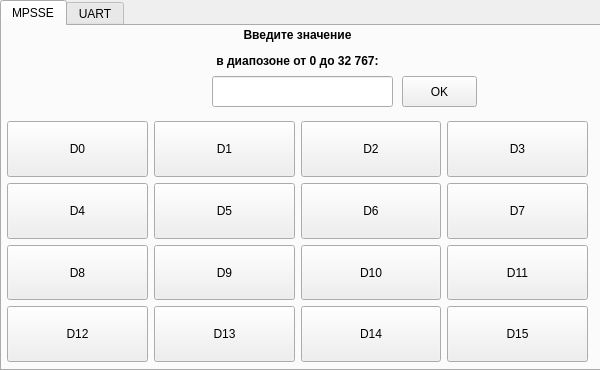
<?xml version="1.0" encoding="UTF-8"?>
<ui version="4.0">
 <class>MainWindow</class>
 <widget class="QMainWindow" name="MainWindow">
  <property name="geometry">
   <rect>
    <x>0</x>
    <y>0</y>
    <width>600</width>
    <height>370</height>
   </rect>
  </property>
  <property name="sizePolicy">
   <sizepolicy hsizetype="Preferred" vsizetype="Preferred">
    <horstretch>0</horstretch>
    <verstretch>0</verstretch>
   </sizepolicy>
  </property>
  <property name="minimumSize">
   <size>
    <width>600</width>
    <height>370</height>
   </size>
  </property>
  <property name="maximumSize">
   <size>
    <width>600</width>
    <height>370</height>
   </size>
  </property>
  <property name="windowTitle">
   <string>MainWindow</string>
  </property>
  <property name="animated">
   <bool>true</bool>
  </property>
  <widget class="QWidget" name="centralwidget">
   <widget class="QTabWidget" name="tabWidget">
    <property name="geometry">
     <rect>
      <x>0</x>
      <y>0</y>
      <width>601</width>
      <height>371</height>
     </rect>
    </property>
    <property name="focusPolicy">
     <enum>Qt::NoFocus</enum>
    </property>
    <property name="currentIndex">
     <number>0</number>
    </property>
    <widget class="QWidget" name="tab1">
     <property name="enabled">
      <bool>true</bool>
     </property>
     <property name="focusPolicy">
      <enum>Qt::NoFocus</enum>
     </property>
     <attribute name="title">
      <string>MPSSE</string>
     </attribute>
     <widget class="QLineEdit" name="lineEdit">
      <property name="geometry">
       <rect>
        <x>210</x>
        <y>50</y>
        <width>181</width>
        <height>31</height>
       </rect>
      </property>
     </widget>
     <widget class="QLabel" name="EnterLabel">
      <property name="geometry">
       <rect>
        <x>200</x>
        <y>0</y>
        <width>191</width>
        <height>45</height>
       </rect>
      </property>
      <property name="font">
       <font>
        <weight>75</weight>
        <bold>true</bold>
       </font>
      </property>
      <property name="text">
       <string>&lt;html&gt;&lt;head/&gt;&lt;body&gt;&lt;p align=&quot;center&quot;&gt;Введите значение&lt;/p&gt;&lt;p align=&quot;center&quot;&gt;в диапозоне от 0 до 32 767:&lt;/p&gt;&lt;/body&gt;&lt;/html&gt;</string>
      </property>
     </widget>
     <widget class="QWidget" name="gridLayoutWidget">
      <property name="geometry">
       <rect>
        <x>0</x>
        <y>90</y>
        <width>591</width>
        <height>251</height>
       </rect>
      </property>
      <layout class="QGridLayout" name="gridLayout">
       <property name="leftMargin">
        <number>5</number>
       </property>
       <property name="topMargin">
        <number>5</number>
       </property>
       <property name="rightMargin">
        <number>5</number>
       </property>
       <property name="bottomMargin">
        <number>5</number>
       </property>
       <item row="2" column="0">
        <widget class="QPushButton" name="D08PushButton">
         <property name="sizePolicy">
          <sizepolicy hsizetype="Minimum" vsizetype="Expanding">
           <horstretch>0</horstretch>
           <verstretch>0</verstretch>
          </sizepolicy>
         </property>
         <property name="text">
          <string>D8</string>
         </property>
         <property name="icon">
          <iconset>
           <normaloff>:/LightBulbIcon/LightBulbIcon.svg</normaloff>:/LightBulbIcon/LightBulbIcon.svg</iconset>
         </property>
         <property name="iconSize">
          <size>
           <width>25</width>
           <height>25</height>
          </size>
         </property>
         <property name="checkable">
          <bool>true</bool>
         </property>
        </widget>
       </item>
       <item row="0" column="0">
        <widget class="QPushButton" name="D00PushButton">
         <property name="sizePolicy">
          <sizepolicy hsizetype="Minimum" vsizetype="Expanding">
           <horstretch>0</horstretch>
           <verstretch>0</verstretch>
          </sizepolicy>
         </property>
         <property name="text">
          <string>D0</string>
         </property>
         <property name="icon">
          <iconset>
           <normaloff>:/LightBulbIcon/LightBulbIcon.svg</normaloff>:/LightBulbIcon/LightBulbIcon.svg</iconset>
         </property>
         <property name="iconSize">
          <size>
           <width>25</width>
           <height>25</height>
          </size>
         </property>
         <property name="checkable">
          <bool>true</bool>
         </property>
        </widget>
       </item>
       <item row="0" column="3">
        <widget class="QPushButton" name="D03PushButton">
         <property name="sizePolicy">
          <sizepolicy hsizetype="Minimum" vsizetype="Expanding">
           <horstretch>0</horstretch>
           <verstretch>0</verstretch>
          </sizepolicy>
         </property>
         <property name="text">
          <string>D3</string>
         </property>
         <property name="icon">
          <iconset>
           <normaloff>:/LightBulbIcon/LightBulbIcon.svg</normaloff>:/LightBulbIcon/LightBulbIcon.svg</iconset>
         </property>
         <property name="iconSize">
          <size>
           <width>25</width>
           <height>25</height>
          </size>
         </property>
         <property name="checkable">
          <bool>true</bool>
         </property>
        </widget>
       </item>
       <item row="1" column="0">
        <widget class="QPushButton" name="D04PushButton">
         <property name="sizePolicy">
          <sizepolicy hsizetype="Minimum" vsizetype="Expanding">
           <horstretch>0</horstretch>
           <verstretch>0</verstretch>
          </sizepolicy>
         </property>
         <property name="text">
          <string>D4</string>
         </property>
         <property name="icon">
          <iconset>
           <normaloff>:/LightBulbIcon/LightBulbIcon.svg</normaloff>:/LightBulbIcon/LightBulbIcon.svg</iconset>
         </property>
         <property name="iconSize">
          <size>
           <width>25</width>
           <height>25</height>
          </size>
         </property>
         <property name="checkable">
          <bool>true</bool>
         </property>
        </widget>
       </item>
       <item row="1" column="1">
        <widget class="QPushButton" name="D05PushButton">
         <property name="sizePolicy">
          <sizepolicy hsizetype="Minimum" vsizetype="Expanding">
           <horstretch>0</horstretch>
           <verstretch>0</verstretch>
          </sizepolicy>
         </property>
         <property name="text">
          <string>D5</string>
         </property>
         <property name="icon">
          <iconset>
           <normaloff>:/LightBulbIcon/LightBulbIcon.svg</normaloff>:/LightBulbIcon/LightBulbIcon.svg</iconset>
         </property>
         <property name="iconSize">
          <size>
           <width>25</width>
           <height>25</height>
          </size>
         </property>
         <property name="checkable">
          <bool>true</bool>
         </property>
        </widget>
       </item>
       <item row="2" column="1">
        <widget class="QPushButton" name="D09PushButton">
         <property name="sizePolicy">
          <sizepolicy hsizetype="Minimum" vsizetype="Expanding">
           <horstretch>0</horstretch>
           <verstretch>0</verstretch>
          </sizepolicy>
         </property>
         <property name="text">
          <string>D9</string>
         </property>
         <property name="icon">
          <iconset>
           <normaloff>:/LightBulbIcon/LightBulbIcon.svg</normaloff>:/LightBulbIcon/LightBulbIcon.svg</iconset>
         </property>
         <property name="iconSize">
          <size>
           <width>25</width>
           <height>25</height>
          </size>
         </property>
         <property name="checkable">
          <bool>true</bool>
         </property>
        </widget>
       </item>
       <item row="0" column="1">
        <widget class="QPushButton" name="D01PushButton">
         <property name="sizePolicy">
          <sizepolicy hsizetype="Minimum" vsizetype="Expanding">
           <horstretch>0</horstretch>
           <verstretch>0</verstretch>
          </sizepolicy>
         </property>
         <property name="minimumSize">
          <size>
           <width>0</width>
           <height>0</height>
          </size>
         </property>
         <property name="maximumSize">
          <size>
           <width>16777215</width>
           <height>16777215</height>
          </size>
         </property>
         <property name="layoutDirection">
          <enum>Qt::LeftToRight</enum>
         </property>
         <property name="autoFillBackground">
          <bool>false</bool>
         </property>
         <property name="text">
          <string>D1</string>
         </property>
         <property name="icon">
          <iconset>
           <normaloff>:/LightBulbIcon/LightBulbIcon.svg</normaloff>:/LightBulbIcon/LightBulbIcon.svg</iconset>
         </property>
         <property name="iconSize">
          <size>
           <width>25</width>
           <height>25</height>
          </size>
         </property>
         <property name="checkable">
          <bool>true</bool>
         </property>
         <property name="flat">
          <bool>false</bool>
         </property>
        </widget>
       </item>
       <item row="2" column="2">
        <widget class="QPushButton" name="D10PushButton">
         <property name="sizePolicy">
          <sizepolicy hsizetype="Minimum" vsizetype="Expanding">
           <horstretch>0</horstretch>
           <verstretch>0</verstretch>
          </sizepolicy>
         </property>
         <property name="text">
          <string>D10</string>
         </property>
         <property name="icon">
          <iconset>
           <normaloff>:/LightBulbIcon/LightBulbIcon.svg</normaloff>:/LightBulbIcon/LightBulbIcon.svg</iconset>
         </property>
         <property name="iconSize">
          <size>
           <width>25</width>
           <height>25</height>
          </size>
         </property>
         <property name="checkable">
          <bool>true</bool>
         </property>
        </widget>
       </item>
       <item row="2" column="3">
        <widget class="QPushButton" name="D11PushButton">
         <property name="sizePolicy">
          <sizepolicy hsizetype="Minimum" vsizetype="Expanding">
           <horstretch>0</horstretch>
           <verstretch>0</verstretch>
          </sizepolicy>
         </property>
         <property name="text">
          <string>D11</string>
         </property>
         <property name="icon">
          <iconset>
           <normaloff>:/LightBulbIcon/LightBulbIcon.svg</normaloff>:/LightBulbIcon/LightBulbIcon.svg</iconset>
         </property>
         <property name="iconSize">
          <size>
           <width>25</width>
           <height>25</height>
          </size>
         </property>
         <property name="checkable">
          <bool>true</bool>
         </property>
        </widget>
       </item>
       <item row="1" column="3">
        <widget class="QPushButton" name="D07PushButton">
         <property name="sizePolicy">
          <sizepolicy hsizetype="Minimum" vsizetype="Expanding">
           <horstretch>0</horstretch>
           <verstretch>0</verstretch>
          </sizepolicy>
         </property>
         <property name="text">
          <string>D7</string>
         </property>
         <property name="icon">
          <iconset>
           <normaloff>:/LightBulbIcon/LightBulbIcon.svg</normaloff>:/LightBulbIcon/LightBulbIcon.svg</iconset>
         </property>
         <property name="iconSize">
          <size>
           <width>25</width>
           <height>25</height>
          </size>
         </property>
         <property name="checkable">
          <bool>true</bool>
         </property>
        </widget>
       </item>
       <item row="1" column="2">
        <widget class="QPushButton" name="D06PushButton">
         <property name="sizePolicy">
          <sizepolicy hsizetype="Minimum" vsizetype="Expanding">
           <horstretch>0</horstretch>
           <verstretch>0</verstretch>
          </sizepolicy>
         </property>
         <property name="text">
          <string>D6</string>
         </property>
         <property name="icon">
          <iconset>
           <normaloff>:/LightBulbIcon/LightBulbIcon.svg</normaloff>:/LightBulbIcon/LightBulbIcon.svg</iconset>
         </property>
         <property name="iconSize">
          <size>
           <width>25</width>
           <height>25</height>
          </size>
         </property>
         <property name="checkable">
          <bool>true</bool>
         </property>
        </widget>
       </item>
       <item row="0" column="2">
        <widget class="QPushButton" name="D02PushButton">
         <property name="sizePolicy">
          <sizepolicy hsizetype="Minimum" vsizetype="Expanding">
           <horstretch>0</horstretch>
           <verstretch>0</verstretch>
          </sizepolicy>
         </property>
         <property name="text">
          <string>D2</string>
         </property>
         <property name="icon">
          <iconset>
           <normaloff>:/LightBulbIcon/LightBulbIcon.svg</normaloff>:/LightBulbIcon/LightBulbIcon.svg</iconset>
         </property>
         <property name="iconSize">
          <size>
           <width>25</width>
           <height>25</height>
          </size>
         </property>
         <property name="checkable">
          <bool>true</bool>
         </property>
        </widget>
       </item>
       <item row="3" column="2">
        <widget class="QPushButton" name="D14PushButton">
         <property name="sizePolicy">
          <sizepolicy hsizetype="Minimum" vsizetype="Expanding">
           <horstretch>0</horstretch>
           <verstretch>0</verstretch>
          </sizepolicy>
         </property>
         <property name="text">
          <string>D14</string>
         </property>
         <property name="icon">
          <iconset>
           <normaloff>:/LightBulbIcon/LightBulbIcon.svg</normaloff>:/LightBulbIcon/LightBulbIcon.svg</iconset>
         </property>
         <property name="iconSize">
          <size>
           <width>25</width>
           <height>25</height>
          </size>
         </property>
         <property name="checkable">
          <bool>true</bool>
         </property>
        </widget>
       </item>
       <item row="3" column="1">
        <widget class="QPushButton" name="D13PushButton">
         <property name="sizePolicy">
          <sizepolicy hsizetype="Minimum" vsizetype="Expanding">
           <horstretch>0</horstretch>
           <verstretch>0</verstretch>
          </sizepolicy>
         </property>
         <property name="text">
          <string>D13</string>
         </property>
         <property name="icon">
          <iconset>
           <normaloff>:/LightBulbIcon/LightBulbIcon.svg</normaloff>:/LightBulbIcon/LightBulbIcon.svg</iconset>
         </property>
         <property name="iconSize">
          <size>
           <width>25</width>
           <height>25</height>
          </size>
         </property>
         <property name="checkable">
          <bool>true</bool>
         </property>
        </widget>
       </item>
       <item row="3" column="0">
        <widget class="QPushButton" name="D12PushButton">
         <property name="sizePolicy">
          <sizepolicy hsizetype="Minimum" vsizetype="Expanding">
           <horstretch>0</horstretch>
           <verstretch>0</verstretch>
          </sizepolicy>
         </property>
         <property name="text">
          <string>D12</string>
         </property>
         <property name="icon">
          <iconset>
           <normaloff>:/LightBulbIcon/LightBulbIcon.svg</normaloff>:/LightBulbIcon/LightBulbIcon.svg</iconset>
         </property>
         <property name="iconSize">
          <size>
           <width>25</width>
           <height>25</height>
          </size>
         </property>
         <property name="checkable">
          <bool>true</bool>
         </property>
        </widget>
       </item>
       <item row="3" column="3">
        <widget class="QPushButton" name="D15PushButton">
         <property name="sizePolicy">
          <sizepolicy hsizetype="Minimum" vsizetype="Expanding">
           <horstretch>0</horstretch>
           <verstretch>0</verstretch>
          </sizepolicy>
         </property>
         <property name="text">
          <string>D15</string>
         </property>
         <property name="icon">
          <iconset>
           <normaloff>:/LightBulbIcon/LightBulbIcon.svg</normaloff>:/LightBulbIcon/LightBulbIcon.svg</iconset>
         </property>
         <property name="iconSize">
          <size>
           <width>25</width>
           <height>25</height>
          </size>
         </property>
         <property name="checkable">
          <bool>true</bool>
         </property>
        </widget>
       </item>
      </layout>
     </widget>
     <widget class="QPushButton" name="OkPushButton">
      <property name="geometry">
       <rect>
        <x>400</x>
        <y>50</y>
        <width>75</width>
        <height>31</height>
       </rect>
      </property>
      <property name="text">
       <string>OK</string>
      </property>
     </widget>
    </widget>
    <widget class="QWidget" name="tab2">
     <attribute name="title">
      <string>UART</string>
     </attribute>
     <widget class="QLineEdit" name="lineEdit2">
      <property name="geometry">
       <rect>
        <x>210</x>
        <y>50</y>
        <width>181</width>
        <height>31</height>
       </rect>
      </property>
     </widget>
     <widget class="QPushButton" name="Ok2PushButton">
      <property name="geometry">
       <rect>
        <x>400</x>
        <y>50</y>
        <width>75</width>
        <height>31</height>
       </rect>
      </property>
      <property name="text">
       <string>OK</string>
      </property>
     </widget>
     <widget class="QTextBrowser" name="textBrowser">
      <property name="geometry">
       <rect>
        <x>10</x>
        <y>90</y>
        <width>581</width>
        <height>251</height>
       </rect>
      </property>
     </widget>
    </widget>
   </widget>
  </widget>
 </widget>
 <resources>
  <include location="LedFiles.qrc"/>
 </resources>
 <connections/>
</ui>
